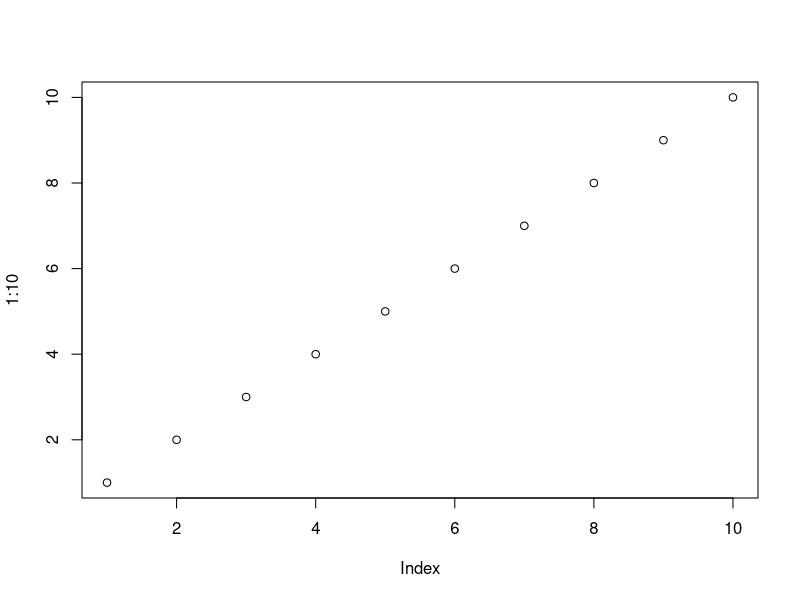
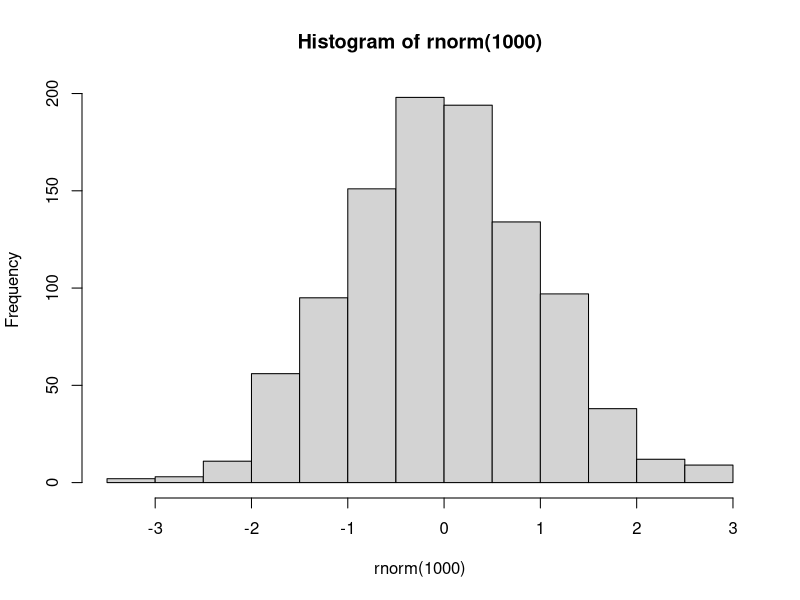

The R source for these figures, in order:
## ---- chunk 1
1+1
.4-.7+.3 # what? it is not zero!
## ---- chunk 2
plot(1:10)
hist(rnorm(1000))
## ---- chunk 3
    strsplit('hello indented world', ' ')[[1]]
